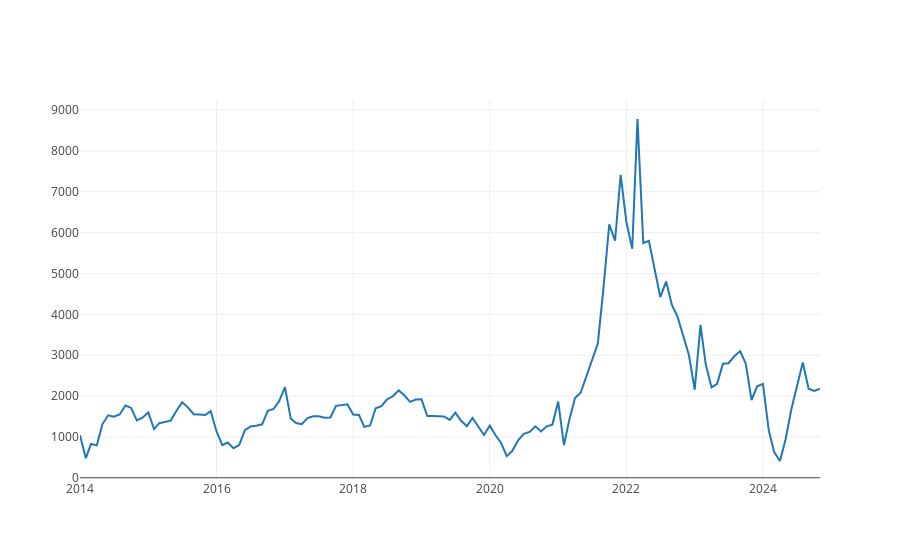

Here is the notebook cell this chart was saved with:
### Code cell
def analisisPrecioMensual (df: DataFrame): Unit = {
    //Calculamos la generacion total por año
    val evolucionPrecio = df
      .select($"FechaDia", $"PrecioMercado_€")
      .groupBy(date_format(col("FechaDia"), "yyyy-MM").as("FechaMes"))
      .agg(avg("PrecioMercado_€").as("Media_mensual_€"))
      .orderBy($"FechaMes")
    
    
    //Pintamos la gráfica
    val fechas = evolucionPrecio.select("FechaMes").as[String].collect.toSeq
    val precioMensual = evolucionPrecio.select("Media_mensual_€").as[Double].collect.toSeq
    val evolucionMercadosMensualmente = Scatter(fechas, precioMensual, name = "Precio Mercados en €")

    val data = Seq(evolucionMercadosMensualmente)
    
    plot(data)
    
}
analisisPrecioMensual(datosConsulta2)

### Figure 1 — Plotly figure (JSON) as saved in the notebook; plotly's stock layout.template omitted (floating-point values rounded to 4 significant figures; data arrays with more than 128 entries replaced by an {"elided": "..."} marker saying what was removed)
{"data": [{"name": "Precio Mercados en €", "type": "scatter", "x": {"elided": "131 str values"}, "y": {"elided": "131 float values"}}], "layout": {"autosize": true, "xaxis": {"autorange": true, "range": ["2014-01-01", "2024-11-01"], "type": "date"}, "yaxis": {"autorange": true, "range": [-55.05, 9248.0], "type": "linear"}}}
